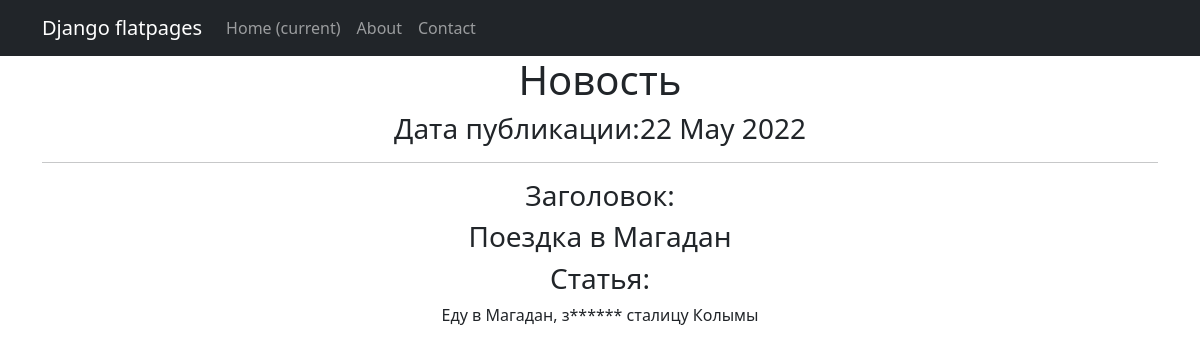
The page /news/2 on the database its author committed.
### newapp/models.py (models this page shows, shortened)
class Post(models.Model):
    author = models.ForeignKey(Author, on_delete=models.CASCADE)
    NEWS = 'NW'
    ARTICLE = 'AR'
    CATEGORY_CHOICES = (
        (NEWS, 'Новость'),
        (ARTICLE, 'Статья')
    )
    categoryType = models.CharField(max_length=2, choices=CATEGORY_CHOICES, default=ARTICLE)
    dateCreation = models.DateTimeField(auto_now_add=True)
    postCategory = models.ManyToManyField(Category, through='PostCategory')
    title = models.CharField(max_length=128)
    text = models.TextField()
    rating = models.SmallIntegerField(default=0)

### newapp/views.py (the view)
# urls.py: path('<int:pk>', PostNewsDetail.as_view())
class PostNewsDetail(DetailView):
    model = Post
    template_name = 'one_news.html'
    context_object_name = 'news'

### newapp/templatetags/custom_filters.py (called while the page is built)
@register.filter()
def censor(value):
    censorship = ['домой', 'выезжаю', 'золотую']
    if not isinstance(value,str):
        raise ValueError('Нельзя цензурировать не строку')
    for i in censorship:
        value = value.replace(i[1:], "*" * (len(i)-1))
    return value

### templates/one_news.html (shortened to what this page needs)
{% extends 'flatpages/default.html' %}
{% load custom_filters %}
{% block content %}
<h1>Новость</h1>
<h3>Дата публикации:{{ news.dateCreation | date:'d M Y'}}</h3>
<hr>
{% if news %}
    <h3 align="center">Заголовок:</h3>
    <h3 align="center">{{ news.title | censor}}</h3>
    <h3>Статья:</h3>
    <p>{{ news.text | censor}}</p>
{% else %}
    <h2>Новостей нет!</h2>
{% endif %}
{% endblock content %}

### rows shown on the page
Post: dateCreation "22 May 2022", title|censor "Поездка в Магадан", text|censor "Еду в Магадан, з****** сталицу Колымы"
